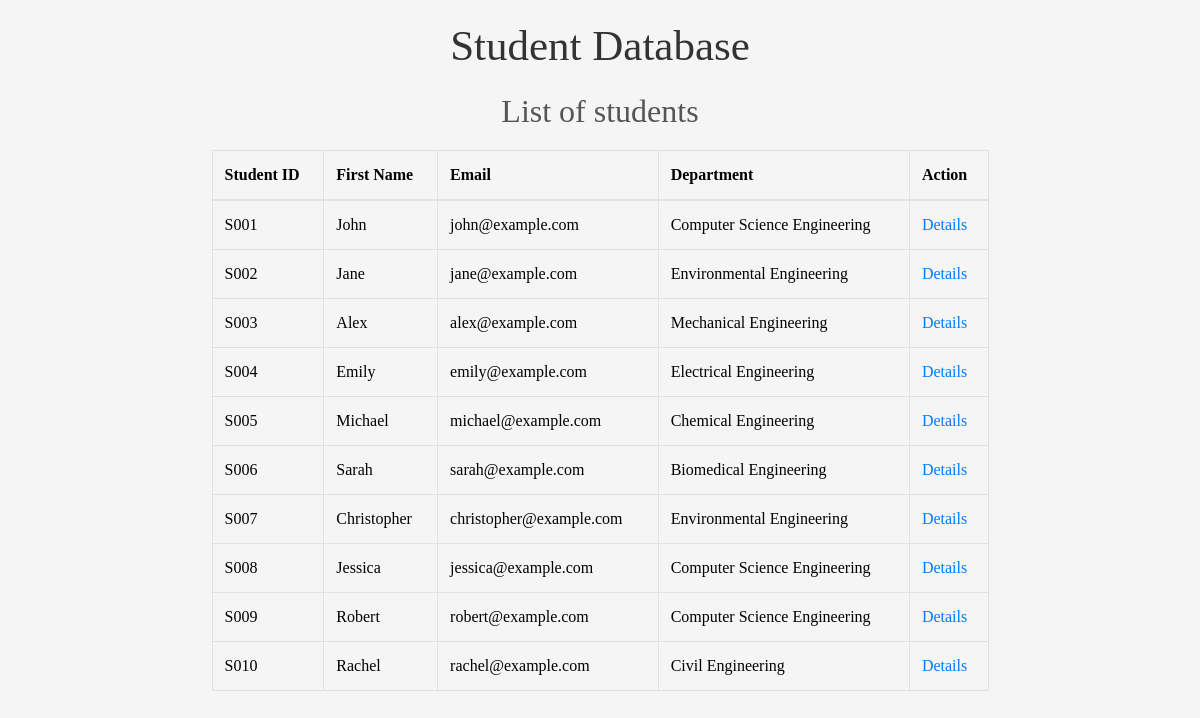
The page / on the database its author committed.
### students/models.py (models this page shows)
class Student(models.Model):
    student_id = models.CharField(max_length = 20, unique = True, primary_key = True)
    first_name = models.CharField(max_length = 30)
    last_name = models.CharField(max_length = 20, blank = True)
    email_id = models.EmailField(max_length = 100, unique = True)
    phone_number = models.CharField(max_length = 10, unique = True)
    student_gender = models.CharField(choices = gender_choices, max_length = 1)
    student_address = models.TextField(max_length = 100)
    student_dept = models.ForeignKey('Dept', on_delete = models.CASCADE)
    date_of_birth = models.DateField()
    enrolled_courses = models.ManyToManyField(Course)

class Dept(models.Model):
    dept_name = models.CharField(max_length = 40)
    def __str__(self):
        return self.dept_name

### students/views.py (the view)
# urls.py: 2. Add a URL to urlpatterns:  path('', views.home, name='home')
def home(request):
    students = Student.objects.all()
    return render(request, 'home.html', {'students': students})

### students/templates/home.html
{% extends 'base.html' %}
{% block content %}
<div class="container">
    <h1 style="text-align: center; color: #333333; margin: 20px;">Student Database</h1>
    <h2 style="text-align: center; color: #555555; margin: 20px;">List of students</h2>
    <table class="table table-bordered custom-table">
        <thead>
            <tr>
                <th>Student ID</th>
                <th>First Name</th>
                <th>Email</th>
                <th>Department</th>
                <th>Action</th>
            </tr>
        </thead>
        <tbody>
            {% for student in students %}
            <tr>
                <td>{{ student.student_id }}</td>
                <td>{{ student.first_name }}</td>
                <td>{{ student.email_id }}</td>
                <td>{{ student.student_dept }}</td>
                <td><a href="{% url 'student' student.student_id %}">Details</a></td>
            </tr>
            {% endfor %}
        </tbody>
    </table>
</div>
{% endblock %}

### students/templates/base.html (shortened to what this page needs)
<!doctype html>
<html lang="en">
  <head>
    <link rel="stylesheet" href="https://cdn.jsdelivr.net/npm/bootstrap@4.1.3/dist/css/bootstrap.min.css">
  </head>
  <body>
    {% block content %}
    {% endblock %}
  </body>
</html>

### students/templates/base.html (style rules this page uses)
body { background-color: #F5F5F5; font-family: 'Times New Roman', Times, serif; color: black; }
h1 { font-size: 43px; }
.custom-table { width: 70%; margin: 0 auto; }

### rows shown on the page
Student: student_id "S001", first_name "John", email_id "john@example.com", student_dept "Computer Science Engineering"
Student: student_id "S002", first_name "Jane", email_id "jane@example.com", student_dept "Environmental Engineering"
Student: student_id "S003", first_name "Alex", email_id "alex@example.com", student_dept "Mechanical Engineering"
Student: student_id "S004", first_name "Emily", email_id "emily@example.com", student_dept "Electrical Engineering"
Student: student_id "S005", first_name "Michael", email_id "michael@example.com", student_dept "Chemical Engineering"
Student: student_id "S006", first_name "Sarah", email_id "sarah@example.com", student_dept "Biomedical Engineering"
Student: student_id "S007", first_name "Christopher", email_id "christopher@example.com", student_dept "Environmental Engineering"
Student: student_id "S008", first_name "Jessica", email_id "jessica@example.com", student_dept "Computer Science Engineering"
Student: student_id "S009", first_name "Robert", email_id "robert@example.com", student_dept "Computer Science Engineering"
Student: student_id "S010", first_name "Rachel", email_id "rachel@example.com", student_dept "Civil Engineering"
